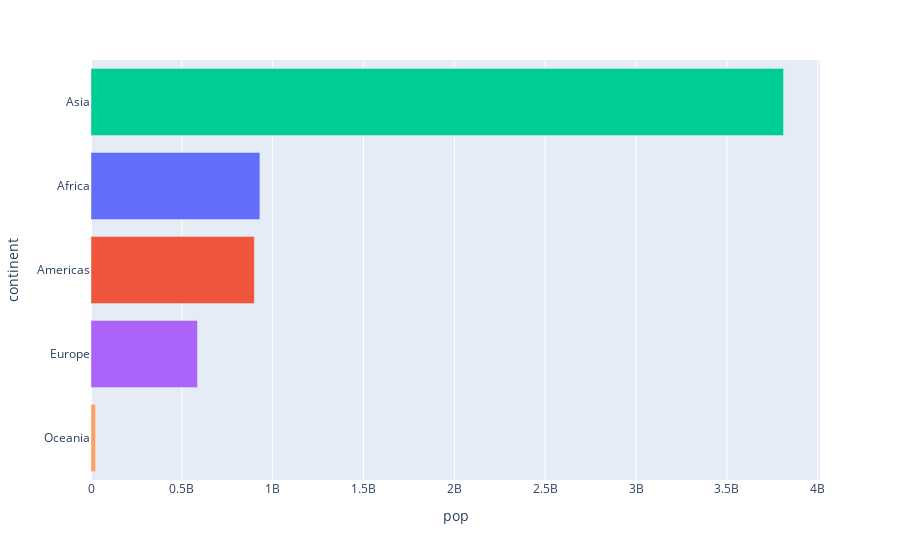

Here is the notebook cell this chart was saved with:
### Markdown cell above
## Question 2:

Sort the order of the continent for the visualisation

Hint: Use [axis layout setting](https://plotly.com/python/reference/layout/xaxis/)

### Code cell
# YOUR CODE HERE
# Filter the DataFrame to select data for the year 2007
df_2007 = df[df['year']==2007]

# Group the filtered data by continent and calculate the sum of numeric columns
df_2007_new = df_2007.groupby('continent').sum()

# Create a bar chart using Plotly Express

fig = px.bar(df_2007_new, x='pop', y=df_2007_new.index, color=df_2007_new.index, labels=df_2007_new.index, orientation='h')

# Customize the layout of the chart: hide the legend
fig.update_layout(showlegend=False)

# Update the layout for the y-axis to order categories by total population in ascending order
fig.update_yaxes(categoryorder='total ascending')

# Customize the text labels on the bars: format with two decimal places and position them outside the bars
fig.update_traces(textfont_size=12, textangle=0, textposition="outside", cliponaxis=False)

# Display the resulting chart
fig.show()

### Figure 1 — Plotly figure (JSON) as saved in the notebook; plotly's stock layout.template omitted (floating-point values rounded to 4 significant figures)
{"data": [{"alignmentgroup": "True", "cliponaxis": false, "hovertemplate": "continent=%{y}<br>pop=%{x}<extra></extra>", "legendgroup": "Africa", "marker": {"color": "#636efa", "pattern": {"shape": ""}}, "name": "Africa", "offsetgroup": "Africa", "orientation": "h", "showlegend": true, "textangle": 0, "textfont": {"size": 12}, "textposition": "outside", "type": "bar", "x": [929539692], "xaxis": "x", "y": ["Africa"], "yaxis": "y"}, {"alignmentgroup": "True", "cliponaxis": false, "hovertemplate": "continent=%{y}<br>pop=%{x}<extra></extra>", "legendgroup": "Americas", "marker": {"color": "#EF553B", "pattern": {"shape": ""}}, "name": "Americas", "offsetgroup": "Americas", "orientation": "h", "showlegend": true, "textangle": 0, "textfont": {"size": 12}, "textposition": "outside", "type": "bar", "x": [898871184], "xaxis": "x", "y": ["Americas"], "yaxis": "y"}, {"alignmentgroup": "True", "cliponaxis": false, "hovertemplate": "continent=%{y}<br>pop=%{x}<extra></extra>", "legendgroup": "Asia", "marker": {"color": "#00cc96", "pattern": {"shape": ""}}, "name": "Asia", "offsetgroup": "Asia", "orientation": "h", "showlegend": true, "textangle": 0, "textfont": {"size": 12}, "textposition": "outside", "type": "bar", "x": [3811953827], "xaxis": "x", "y": ["Asia"], "yaxis": "y"}, {"alignmentgroup": "True", "cliponaxis": false, "hovertemplate": "continent=%{y}<br>pop=%{x}<extra></extra>", "legendgroup": "Europe", "marker": {"color": "#ab63fa", "pattern": {"shape": ""}}, "name": "Europe", "offsetgroup": "Europe", "orientation": "h", "showlegend": true, "textangle": 0, "textfont": {"size": 12}, "textposition": "outside", "type": "bar", "x": [586098529], "xaxis": "x", "y": ["Europe"], "yaxis": "y"}, {"alignmentgroup": "True", "cliponaxis": false, "hovertemplate": "continent=%{y}<br>pop=%{x}<extra></extra>", "legendgroup": "Oceania", "marker": {"color": "#FFA15A", "pattern": {"shape": ""}}, "name": "Oceania", "offsetgroup": "Oceania", "orientation": "h", "showlegend": true, "textangle": 0, "textfont": {"size": 12}, "textposition": "outside", "type": "bar", "x": [24549947], "xaxis": "x", "y": ["Oceania"], "yaxis": "y"}], "layout": {"barmode": "relative", "legend": {"title": {"text": "continent"}, "tracegroupgap": 0}, "margin": {"t": 60}, "showlegend": false, "xaxis": {"anchor": "y", "domain": [0, 1], "title": {"text": "pop"}}, "yaxis": {"anchor": "x", "categoryarray": ["Oceania", "Europe", "Asia", "Americas", "Africa"], "categoryorder": "total ascending", "domain": [0, 1], "title": {"text": "continent"}}}}
